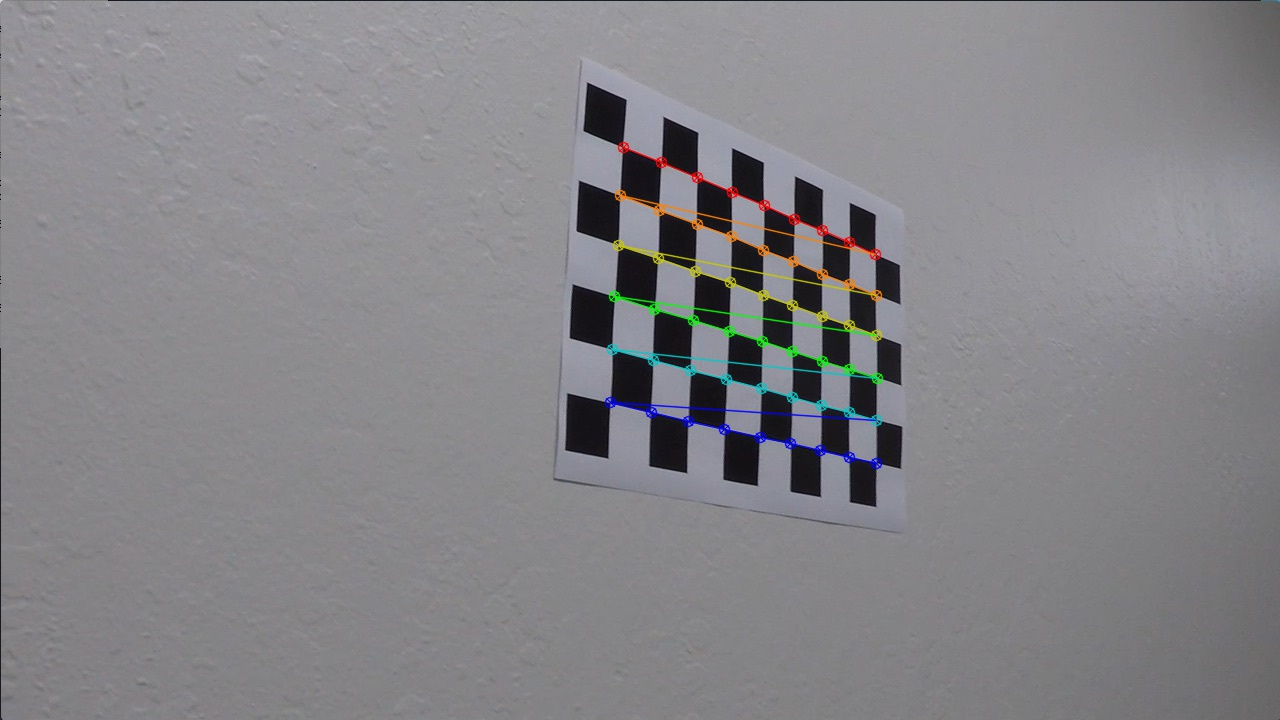
#> input picture output_images/chessboard_corners/chesboard_corners1.jpg, 1280 x 720 px
$ python -i functions.py   (imports and definitions only)   (older library calls are emulated)
#> lines starting #> are read from the running program, lines starting #| are printed output that depends on the picture; after the words box and inside, x2 and y2 are one past the last pixel; in counts of white or black regions, pixels touching at a corner belong together
#  Initialize the enviraonment conditions for etect lane lines
import numpy as np                 # NumPy
import cv2                         # openCV
import glob                        # Filename pattern matching
import matplotlib.pyplot as plt    # 2D plotting
import matplotlib.image as mpimg
import pickle
from moviepy.editor import VideoFileClip
from IPython.display import HTML
import pickle
import os

# path for output examples of the several steps
image_path = 'output_images/chessboard_corners/'
image_path_undistorted_images = 'output_images/'

# path from test images
img_dir = 'test_images/'
# [1 line that did not run here, left out]
# define pickle to save the distoriton coefficients k1,k1 and k3 'dist' and the camera matrix as 'mtx'
# [69 lines left out: functions pickle_dump, pickle_load, draw_and_save_image, plot_row2, find2D3DCorners, not called in this run]

# Apply Sobel directional gradient and apply gradient threshold
def abs_sobel_thresh(img, orient='x', sobel_kernel=3, thresh=(0, 255)):
    # Take s-channel of HLS color space
    img_trans = cv2.cvtColor(img, cv2.COLOR_RGB2HLS)
    img_trans = img_trans[:,:,2]
    # Calculate the derivative. That depends on argument orient = 'x' or 'y'
    if orient == 'x':
        sobel = cv2.Sobel(img_trans, cv2.CV_64F, 1, 0, ksize=sobel_kernel)
    elif orient == 'y':
        sobel = cv2.Sobel(img_trans, cv2.CV_64F, 0, 1, ksize=sobel_kernel)
    # Calc absolute gradient
    abs_sobel = np.absolute(sobel)
    # Scale to 8-bit (0 - 255) then convert to type = np.uint8
    scaled_sobel = np.uint8(255 * abs_sobel / np.max(abs_sobel))
    # Create a mask of 1's where the scaled gradient magnitude
    binary_output = np.zeros_like(scaled_sobel)
    # is > thresh_min and < thresh_max
    binary_output[(scaled_sobel >= thresh[0]) & (scaled_sobel <= thresh[1])] = 1
    # Return mask as binary_output image
    return binary_output

# Define a function that applies Sobel x and y,
# then computes the magnitude of the gradient
# and applies a threshold
def mag_thresh(img, sobel_kernel=3, mag_thresh=(0, 255)):
    # Convert to HLS
    img_trans = cv2.cvtColor(img, cv2.COLOR_RGB2HLS)
    # Take the s channel as reference
    img_trans = img_trans[:,:,2]
    # Take the gradient in x and y separately
    sobel_x = cv2.Sobel(img_trans, cv2.CV_64F, 1, 0, ksize=sobel_kernel)
    sobel_y = cv2.Sobel(img_trans, cv2.CV_64F, 0, 1, ksize=sobel_kernel)
    # Calculate the gradient magnitude
    gradmag = np.sqrt(sobel_x**2 + sobel_y**2)
    # Rescale to 8 bit
    scale_factor = np.max(gradmag)/255
    gradmag = (gradmag/scale_factor).astype(np.uint8)
    # Create a binary image of ones where threshold is met, zeros otherwise
    binary_output = np.zeros_like(gradmag)
    binary_output[(gradmag >= mag_thresh[0]) & (gradmag <= mag_thresh[1])] = 1
    # Return masked image as the binary_output image
    return binary_output

# Calculate gradient direction and apply threshold
def dir_threshold(img, sobel_kernel=3, thresh=(0, np.pi/2)):
    # Convert to HLS
    img_trans = cv2.cvtColor(img, cv2.COLOR_RGB2HLS)
    # Take the s channel as reference
    img_trans = img_trans[:,:,2]
    # Calculate the x and y gradients
    sobel_x = cv2.Sobel(img_trans, cv2.CV_64F, 1, 0, ksize=sobel_kernel)
    sobel_y = cv2.Sobel(img_trans, cv2.CV_64F, 0, 1, ksize=sobel_kernel)
    # Take the absolute value of the gradient direction,
    # apply a threshold, and create a binary image result
    absgraddir = np.arctan2(np.absolute(sobel_y), np.absolute(sobel_x))
    binary_output =  np.zeros_like(absgraddir)
    binary_output[(absgraddir >= thresh[0]) & (absgraddir <= thresh[1])] = 1
    # Return this mask as binary_output image
    return binary_output

def combinedGradientThresholds(img, do_plot=False):
    # Gaussian Blur
    kernel_size = 5
    img = cv2.GaussianBlur(img, (kernel_size, kernel_size), 0)
    # Sobel kernel size (choose a larger odd number to smooth gradient measurements)
    ksize = 7
    # Apply Sobel on x-axis
    grad_x_binary = abs_sobel_thresh(img, orient='x', sobel_kernel=ksize, thresh=(10, 255))
    # Apply Sobel on y-axis
    grad_y_binary = abs_sobel_thresh(img, orient='y', sobel_kernel=ksize, thresh=(60, 255))
    # Apply Sobel x and y, compute the magnitude of the gradient and apply a threshold
    mag_binary = mag_thresh(img, sobel_kernel=ksize, mag_thresh=(40, 255))
    # Apply Sobel x and y, computes the direction of the gradient and apply a threshold
    dir_binary = dir_threshold(img, sobel_kernel=ksize, thresh=(0.65, 1.05))

    # Combine the thresholds
    combined = np.zeros_like(dir_binary)
    combined[((grad_x_binary == 1) & (grad_y_binary == 1)) | ((mag_binary == 1) & (dir_binary == 1))] = 1

    # Return the best of Gradient Threshold
    return combined


# combine the best out of two worös color and gradient threshold methods
def combinedColorSpaceThresholds(img, thresh=(0, 255)):
    #img = np.copy(img)
    # Convert to HLS color space and separate the S channel
    #hls = cv2.cvtColor(img, cv2.COLOR_RGB2HLS).astype(np.float)
    hls = cv2.cvtColor(img, cv2.COLOR_RGB2HLS)
    s_channel = hls[:,:,2]
    # Threshold color channel
    s_binary = np.zeros_like(s_channel)
    s_binary[(s_channel >= thresh[0]) & (s_channel <= thresh[1])] = 1

    # mapping for generalization for later mixed up color space solution
    colorBinary = s_binary

    return colorBinary

def combineColorAndGradientThresholds(image):
    # Perform Sobel operations and combine thresholds
    combinedGradientSobel = combinedGradientThresholds(image)
    # Threshold color channel
    combinedColorThresholds = combinedColorSpaceThresholds(image, thresh=(160, 255))
    # Combine color and gradient thresholds
    combinedThresholdsBinaryImage = np.zeros_like(combinedColorThresholds)
    combinedThresholdsBinaryImage[(combinedGradientSobel == 1) | (combinedColorThresholds == 1)] = 1
    # Plot results
    #plot_row2(combine_sobel, color_thresh, 'Combined Sobel operations', 'S threshold', graysc=True)
    #plot_row2(undist_image, combined_binary, 'Original Image (Undistorted)', 'Final Thresholded Image')

    return combinedThresholdsBinaryImage

# Practical approach to define src and dst point in the original and output image
# [165 lines left out: functions calcSrcAndDstPoints, slidingWindowMethod, polynomFit2nd, genrateValuesXYforPlot, region_of_interest, drawPolynomialsBackIntoOriginalImage and 1 more, not called in this run]

>>> import cv2
>>> picture = cv2.imread('output_images/chessboard_corners/chesboard_corners1.jpg')
#> picture is the input picture: shape (720, 1280, 3); mean B, G, R 135.6, 132, 132.8
>>> result = combineColorAndGradientThresholds(picture)
#> in abs_sobel_thresh, `img_trans = cv2.cvtColor(img, cv2.COLOR_RGB2HLS)`: img_trans: shape (720, 1280, 3); mean of channels 0, 1, 2 101.9, 134.2, 8.1
#> in combinedGradientThresholds, `grad_x_binary = abs_sobel_thresh(img, orient='x', sobel_kernel=ksize, ..`:
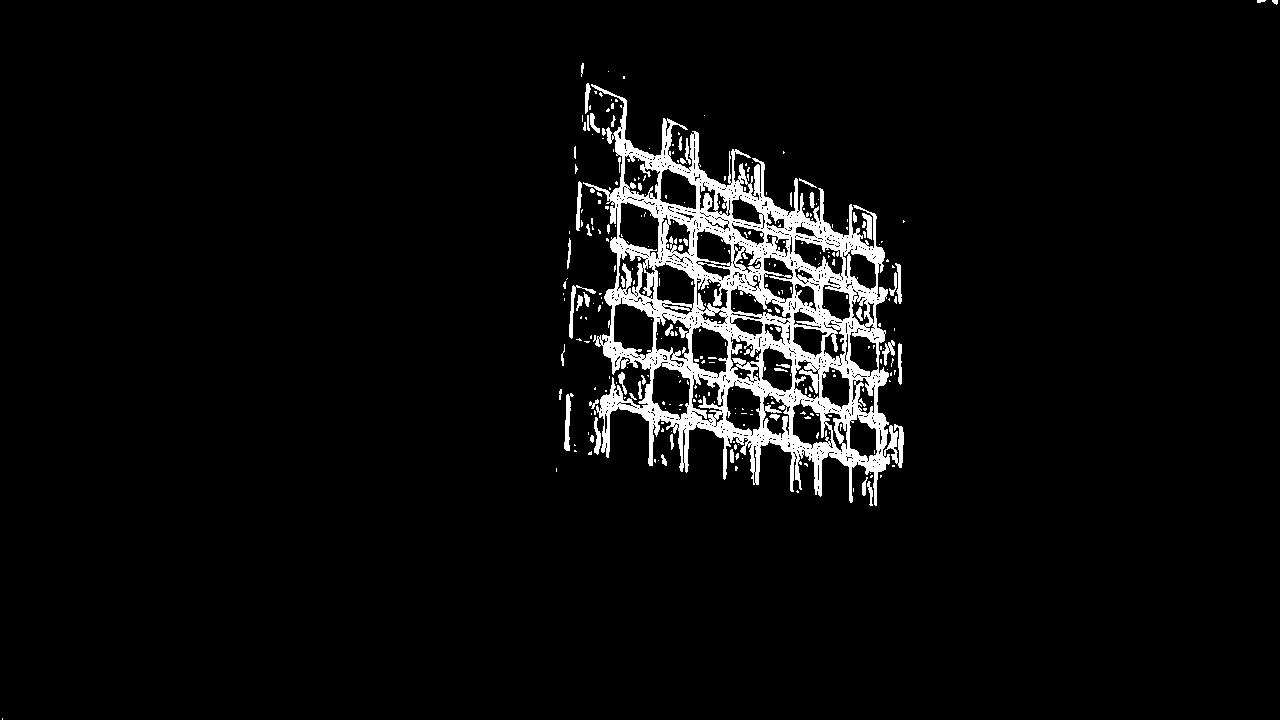
#> grad_x_binary: shape (720, 1280); values 0 (black) and 1 (white), 4.8% white; 300 white regions (242 under 20 px), largest, box (x1, y1, x2, y2) and area: (583, 84, 904, 506) 39474, (564, 393, 574, 451) 266, (569, 285, 596, 339) 234
#> in combinedGradientThresholds, `grad_y_binary = abs_sobel_thresh(img, orient='y', sobel_kernel=ksize, ..`: grad_y_binary: shape (720, 1280); values 0 (black) and 1 (white), 2.2% white; 25 white regions (11 under 20 px), largest, box (x1, y1, x2, y2) and area: (613, 146, 882, 275) 4834, (606, 288, 885, 378) 4476, (602, 394, 884, 472) 4454
#> in mag_thresh, `scale_factor = np.max(gradmag)/255`: scale_factor = 421.3
#> in combinedGradientThresholds, `mag_binary = mag_thresh(img, sobel_kernel=ksize, mag_thresh=(40, 255))`: mag_binary: shape (720, 1280); values 0 (black) and 1 (white), 3% white; 65 white regions (57 under 20 px), largest, box (x1, y1, x2, y2) and area: (591, 125, 887, 473) 26938, (582, 182, 609, 193) 48, (1265, 1, 1280, 5) 32
#> in dir_threshold, `absgraddir = np.arctan2(np.absolute(sobel_y), np.absolute(sobel_x))`:
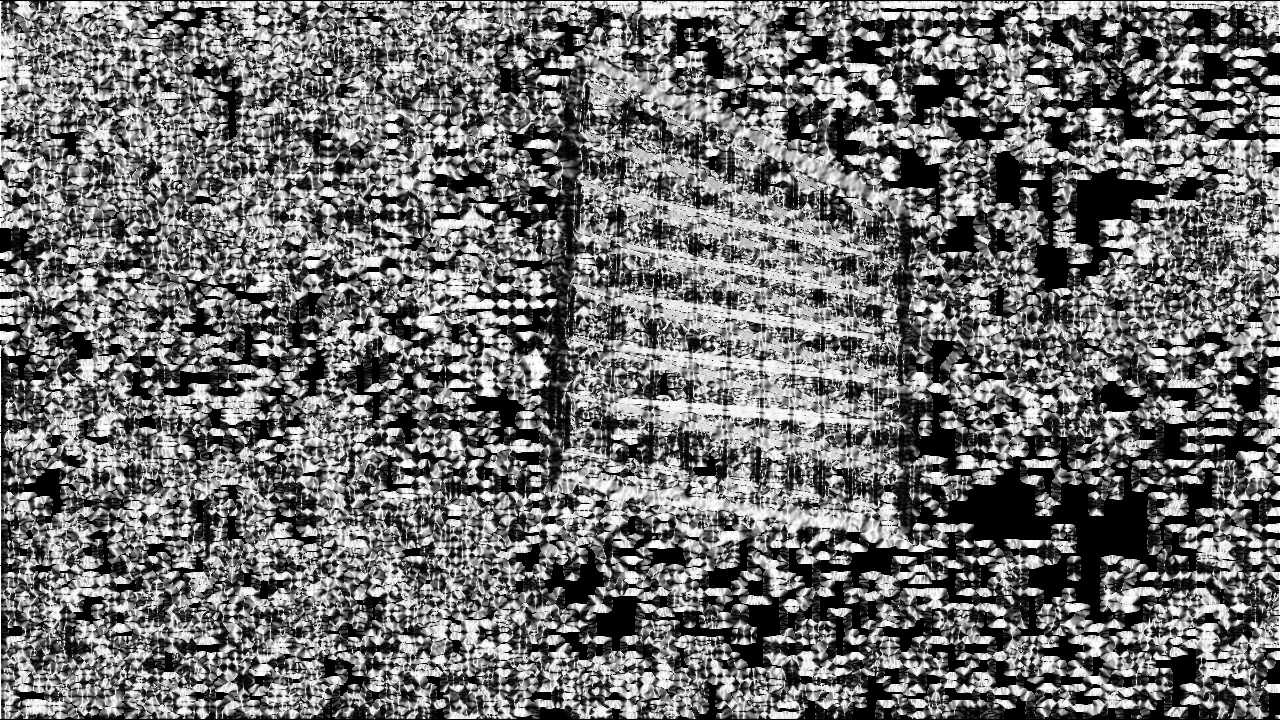
#> absgraddir: shape (720, 1280) float64; min 0, max 1.57, mean 0.686; drawn with min black and max white
#> in combinedGradientThresholds, `dir_binary = dir_threshold(img, sobel_kernel=ksize, thresh=(0.65, 1.05))`:
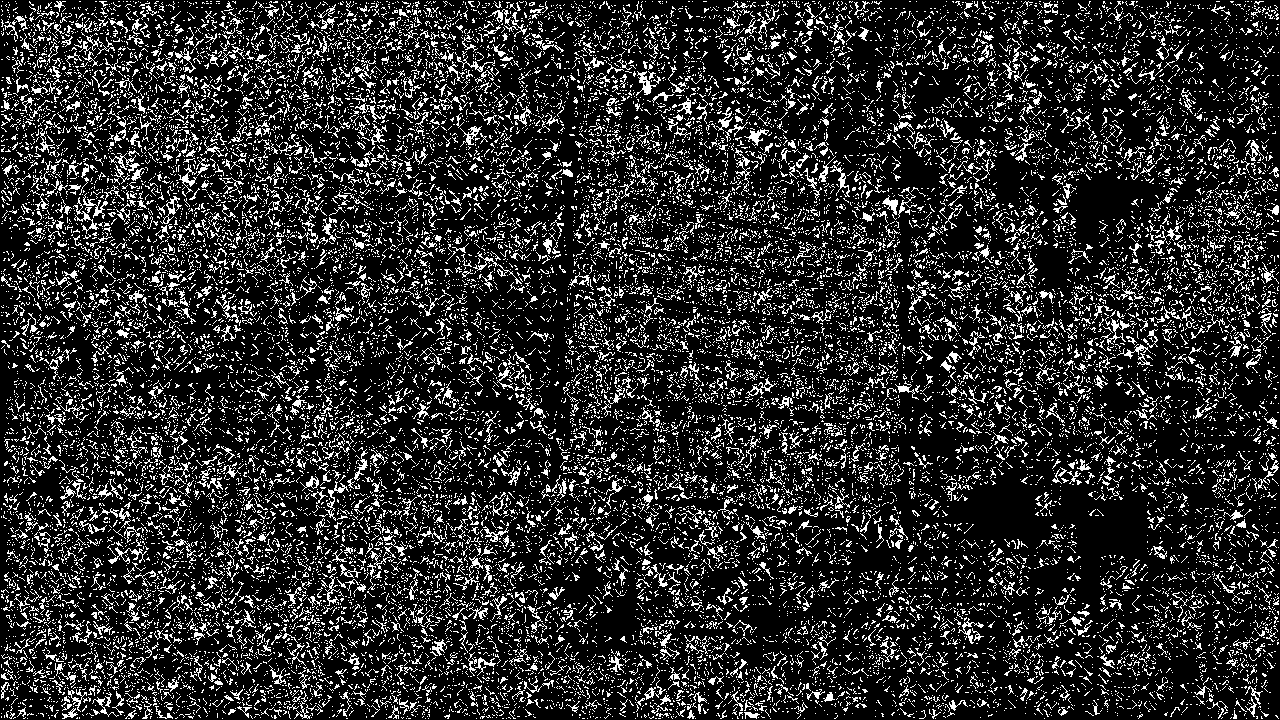
#> dir_binary: shape (720, 1280) float64; values 0 (black) and 1 (white), 17.3% white in thin lines or dots
#> in combineColorAndGradientThresholds, `combinedGradientSobel = combinedGradientThresholds(image)`: combinedGradientSobel: shape (720, 1280) float64; values 0 (black) and 1 (white), 2.1% white; 115 white regions (89 under 20 px), largest, box (x1, y1, x2, y2) and area: (613, 139, 885, 304) 6206, (605, 281, 886, 388) 4481, (601, 393, 886, 473) 2920
#> in combinedColorSpaceThresholds, `hls = cv2.cvtColor(img, cv2.COLOR_RGB2HLS)`: hls: shape (720, 1280, 3); mean of channels 0, 1, 2 97.2, 134.1, 8.8
#> in combineColorAndGradientThresholds, `combinedColorThresholds = combinedColorSpaceThresholds(image, thresh=(..`: combinedColorThresholds: shape (720, 1280); values 0 (black) and 1 (white), 0.78% white in thin lines or dots, all inside (x1, y1, x2, y2) = (0, 31, 884, 470)
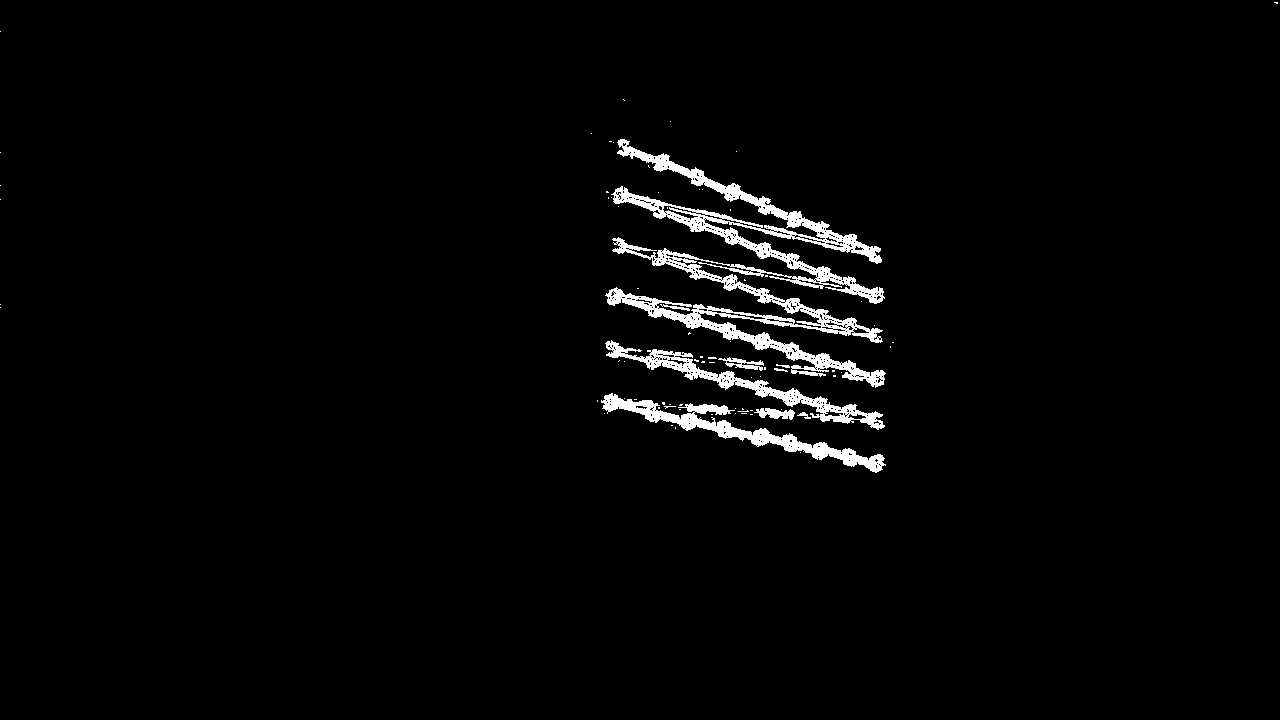
#> result: shape (720, 1280); values 0 (black) and 1 (white), 2.4% white; 76 white regions (67 under 20 px), largest, box (x1, y1, x2, y2) and area: (605, 139, 886, 388) 14251, (601, 393, 886, 473) 3779, (605, 340, 885, 430) 3230
